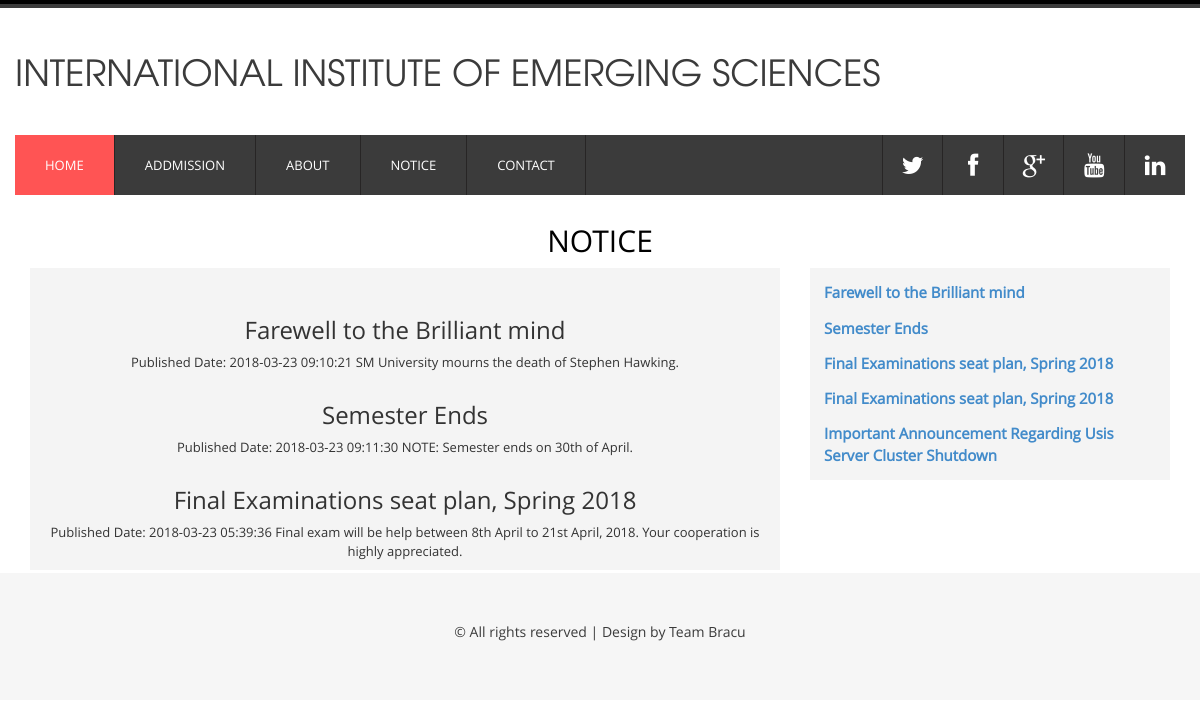
The page /includes/notice.php on the database its author committed.
### tables this page shows
CREATE TABLE `notice` (
  `nid` int(10) NOT NULL,
  `topic` varchar(100) NOT NULL,
  `content` text NOT NULL,
  `curtime` timestamp NOT NULL DEFAULT CURRENT_TIMESTAMP ON UPDATE CURRENT_TIMESTAMP
);

### includes/notice.php (the view, shortened to what this page needs)
<?php
    include_once 'database.php';
    include_once 'headerInside.php';
    $qry = "select nid,topic,content,curtime from notice order by nid desc limit 3";
    $qry2 = "select nid,topic,content,curtime from notice order by nid desc";
    $result = mysqli_query($conn,$qry);
?>
<html>
    <head>
        <link rel="stylesheet" href="../css/info.css">
    </head>
    <body >
    	<h2 style="text-align:center; margin-top:30px; color:black">NOTICE</h2>
          <div class="container">
      <div class="row">
          <div class="col-lg-8" style="margin-bottom: 3px;">
          <div class="accordion">
            <dl>
        <?php while($subject = mysqli_fetch_assoc($result)){?>
            <dd style="background: #f4f4f4; width: 100%">
            <br><br><div class="col-sm-12" id="info">
                <h3><?php echo $subject["topic"]?></h3>
                <p style="font-size:13px">
                    <?php echo "Published Date: ".$subject["curtime"]?>
                    <?php echo $subject["content"]?>
                </p>
            </dd>
        <?php }?>
            </dl>
</div>
            </div>
           <div class="col-lg-4">
               <div class="accordion">
            <dl style="background: #f4f4f4;padding: 2%;">
                <marquee style="max-height: 400px" direction = "up" onmouseover="this.stop();" onmouseout="this.start();">
                     <?php
                   $topic = mysqli_query($conn,$qry2);
                     while($news = mysqli_fetch_assoc($topic)){
                         ?>
              <dd style="padding: 2%; font-size: 15px">
                  <strong><a href="notice2.php?id=<?php echo $news['nid']?>"> <?php echo $news["topic"]?></a></strong>
              </dd>
            <?php }?>
               </marquee>
            </dl>
          </div>
          </div>
      </div>
           </div>
    </body>
    <?php
        include_once 'footer.php';
    ?>
</html>

### css/style.css (style rules this page uses)
body { font-family: 'open_sansregular'; background:#ffffff; font-size: 100%; }

### css/info.css (style rules this page uses)
#info { background: #f4f4f4; text-align: center; font-size: 15px }

### rows shown on the page
notice: topic "Farewell to the Brilliant mind", curtime "2018-03-23 09:10:21", content "SM University mourns the death of Stephen Hawking."
notice: topic "Semester Ends", curtime "2018-03-23 09:11:30", content "NOTE: Semester ends on 30th of April."
notice: topic "Final Examinations seat plan, Spring 2018", curtime "2018-03-23 05:39:36", content "Final exam will be help between 8th April to 21st April, 2018. Your cooperation is highly appreciated."
notice: topic "Final Examinations seat plan, Spring 2018"
notice: topic "Important Announcement Regarding Usis Server Cluster Shutdown"
